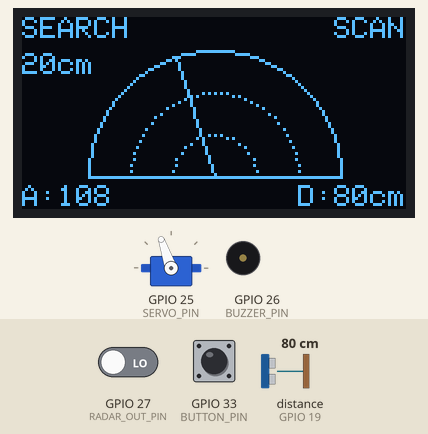
Simulated run of this program. Board: ESP32. On the bench: servo, 128×64 one-colour display, buzzer (waves = sounding, pin HIGH). Wiring (inferred from the names in the program): ultrasonic range finder: trigger GPIO 18; echo GPIO 19. The inputs (shaded band) are chosen by the test bench; at power-on: distance to the obstacle (sensor on GPIO 19) 80 cm, GPIO 33 (BUTTON_PIN) HIGH, GPIO 27 (RADAR_OUT_PIN) LOW. The echo pulse lasts 58.3 µs per cm; servo pulses on a pin are drawn as a servo (544–2400 µs = 0–180°); pins used as bus, display or sensor lines are not drawn.

Above: at 3.6 s.
3.7 s: distance to the obstacle (sensor on GPIO 19) set to 2 cm
At 4.34 s:
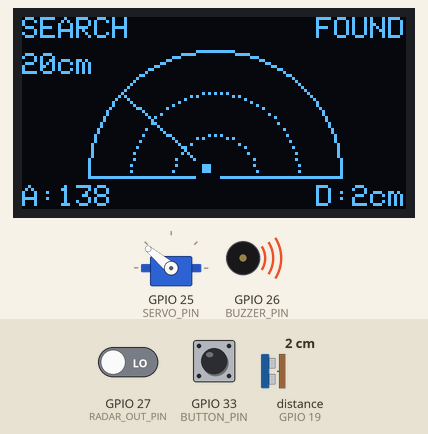
5.4 s: GPIO 33 (BUTTON_PIN) pulled LOW for 0.15 s
6.1 s: GPIO 33 (BUTTON_PIN) pulled LOW for 1 s
At 6.8 s:
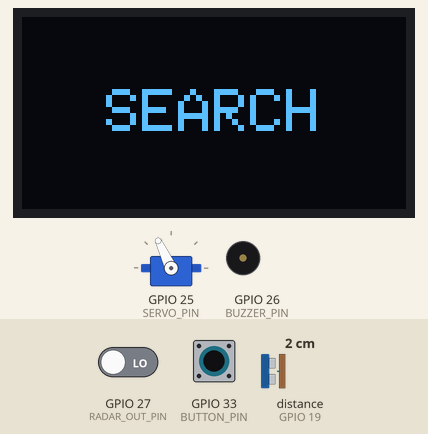
7.7 s: distance to the obstacle (sensor on GPIO 19) set to 35 cm
At 9.26 s:
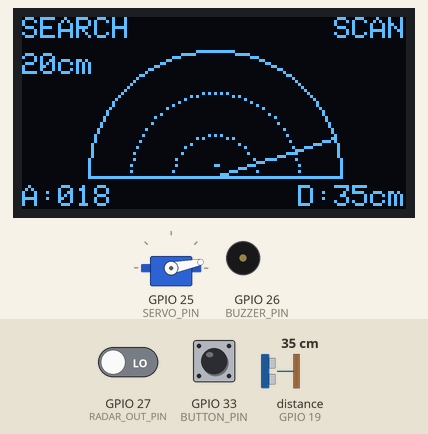
9.8 s: GPIO 33 (BUTTON_PIN) pulled LOW for 0.15 s
10.5 s: GPIO 27 (RADAR_OUT_PIN) driven HIGH
At 11.4 s:
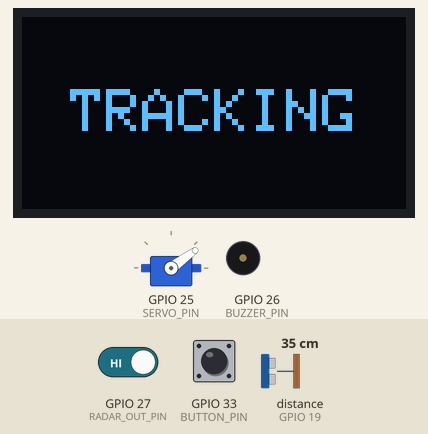
Timing chart, 0 to 14.2 s (numbered marks = the images above; inputs shaded):
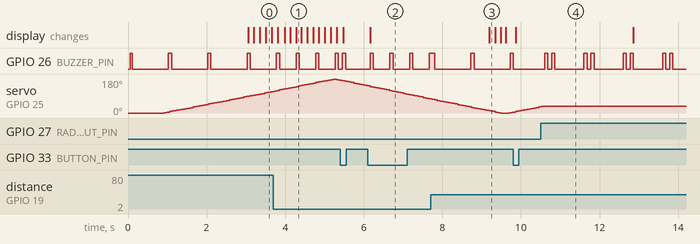

The program:

main.cpp
```cpp
#include <Arduino.h>
#include <Wire.h>
#include <Adafruit_GFX.h>
#include <Adafruit_SSD1306.h>
#include "Config.h"
#include "RadarController.h"
#include "RadarScope.h"

namespace {
Radar::Controller controller;
RadarScope::History scopeHistory;
Radar::ButtonDebouncer button;
Adafruit_SSD1306 display(128, 64, &Wire, -1);
bool displayReady = false;

portMUX_TYPE interruptMux = portMUX_INITIALIZER_UNLOCKED;
volatile bool buttonEdge = false;
volatile bool echoArmed = false;
volatile bool echoRisen = false;
volatile bool echoComplete = false;
volatile uint32_t echoRiseUs = 0;
volatile uint32_t echoWidthUs = 0;

bool pingInFlight = false;
uint32_t pingStartedUs = 0;
uint32_t lastPingMs = 0;
int pingAngle = 0;
int servoAngle = Config::SERVO_HOME_DEG;
uint32_t servoMovedAt = 0;
uint32_t servoSettleMs = Config::SERVO_HOME_SETTLE_MS;
bool radarRaw = false;
bool radarStable = false;
uint32_t radarChangedAt = 0;
uint32_t splashStartedAt = 0;
bool splashActive = true;
bool displayDirty = true;
uint32_t lastDisplayAt = 0;
Radar::Sound sound = Radar::Sound::Normal;
uint32_t soundStartedAt = 0;
bool buzzerHigh = false;

void IRAM_ATTR onButtonInterrupt() {
    portENTER_CRITICAL_ISR(&interruptMux);
    buttonEdge = true;
    portEXIT_CRITICAL_ISR(&interruptMux);
}

void IRAM_ATTR onEchoInterrupt() {
    const uint32_t now = micros();
    const bool high = digitalRead(Config::ECHO_PIN) == HIGH;
    portENTER_CRITICAL_ISR(&interruptMux);
    if (echoArmed) {
        if (high && !echoRisen) {
            echoRiseUs = now;
            echoRisen = true;
        } else if (!high && echoRisen) {
            echoWidthUs = uint32_t(now - echoRiseUs);
            echoComplete = true;
            echoArmed = false;
        }
    }
    portEXIT_CRITICAL_ISR(&interruptMux);
}

void cancelPing() {
    portENTER_CRITICAL(&interruptMux);
    echoArmed = false;
    echoRisen = false;
    echoComplete = false;
    portEXIT_CRITICAL(&interruptMux);
    pingInFlight = false;
}

void writeServoAngle(int angle) {
    const uint32_t pulseUs = Config::SERVO_MIN_US +
                             (Config::SERVO_MAX_US - Config::SERVO_MIN_US) * uint32_t(angle) / 180U;
    const uint32_t duty = uint32_t((uint64_t(pulseUs) * 65535U) / 20000U);
    ledcWrite(Config::SERVO_PWM_CHANNEL, duty);
}

void synchronizeServo(uint32_t now) {
    const int next = controller.angle();
    if (next == servoAngle) return;
    cancelPing();
    const int delta = abs(next - servoAngle);
    servoAngle = next;
    writeServoAngle(next);
    servoMovedAt = now;
    servoSettleMs = Config::SERVO_SETTLE_BASE_MS +
                    uint32_t(delta) * Config::SERVO_SETTLE_PER_DEG_MS;
}

void setMode(Radar::Mode mode, uint32_t now) {
    cancelPing();
    controller.setMode(mode);
    scopeHistory.clear();
    radarRaw = radarStable = false;
    radarChangedAt = now;
    splashStartedAt = now;
    splashActive = true;
    displayDirty = true;
}

void handleModeButton(uint32_t now) {
    portENTER_CRITICAL(&interruptMux);
    const bool edge = buttonEdge;
    buttonEdge = false;
    portEXIT_CRITICAL(&interruptMux);
    if (button.update(now, digitalRead(Config::BUTTON_PIN) == LOW, edge)) {
        setMode(controller.mode() == Radar::Mode::Search ? Radar::Mode::Tracking
                                                         : Radar::Mode::Search,
                now);
    }
}

void updateRadarSensor(uint32_t now) {
    if (controller.mode() == Radar::Mode::Search) {
        controller.setRadarPresence(false);
        return;
    }
    const bool reading = digitalRead(Config::RADAR_OUT_PIN) == HIGH;
    if (reading != radarRaw) {
        radarRaw = reading;
        radarChangedAt = now;
    }
    if (uint32_t(now - radarChangedAt) >= Config::RADAR_DEBOUNCE_MS) radarStable = radarRaw;
    controller.setRadarPresence(radarStable);
}

void acceptDistance(float cm, int measuredAngle, uint32_t now) {
    controller.onDistance(cm);
    scopeHistory.record(controller.mode(), controller.state(), controller.radarPresence(),
                        measuredAngle, cm, now);
}

void startPing(uint32_t now) {
    if (digitalRead(Config::ECHO_PIN) == HIGH) {
        lastPingMs = now;
        acceptDistance(NAN, servoAngle, now);
        return;
    }
    portENTER_CRITICAL(&interruptMux);
    echoRisen = false;
    echoComplete = false;
    echoArmed = true;
    portEXIT_CRITICAL(&interruptMux);
    pingAngle = servoAngle;
    lastPingMs = now;
    pingStartedUs = micros();
    pingInFlight = true;
    digitalWrite(Config::TRIG_PIN, HIGH);
    delayMicroseconds(12);
    digitalWrite(Config::TRIG_PIN, LOW);
}

void updateUltrasonic(uint32_t now) {
    if (pingInFlight) {
        const bool expired = uint32_t(micros() - pingStartedUs) >= Config::ECHO_TIMEOUT_US;
        portENTER_CRITICAL(&interruptMux);
        const bool complete = echoComplete;
        const uint32_t width = echoWidthUs;
        const uint32_t rise = echoRiseUs;
        if (complete || expired) {
            echoArmed = false;
            echoComplete = false;
        }
        portEXIT_CRITICAL(&interruptMux);
        if (complete || expired) {
            pingInFlight = false;
            const float cm = complete && width > 0 &&
                                     uint32_t(rise + width - pingStartedUs) <= Config::ECHO_TIMEOUT_US
                                 ? float(width) / 58.0f
                                 : NAN;
            if (pingAngle == servoAngle) {
                acceptDistance(cm, pingAngle, now);
            }
        }
        return;
    }
    if (uint32_t(now - servoMovedAt) >= servoSettleMs &&
        uint32_t(now - lastPingMs) >= Config::PING_INTERVAL_MS)
        startPing(now);
}

void setBuzzerOutput(bool on) {
    if (on == buzzerHigh) return;
    buzzerHigh = on;
    if (Config::ACTIVE_BUZZER) {
        digitalWrite(Config::BUZZER_PIN, (on == Config::BUZZER_ACTIVE_HIGH) ? HIGH : LOW);
    } else {
        ledcWriteTone(Config::BUZZER_PWM_CHANNEL, on ? Config::BUZZER_FREQUENCY_HZ : 0);
    }
}

void updateBuzzer(uint32_t now) {
    const Radar::Sound next = controller.sound();
    if (next != sound) {
        sound = next;
        soundStartedAt = now;
    }
    setBuzzerOutput(Radar::buzzerOn(sound, uint32_t(now - soundStartedAt)));
}

void showModeSplash() {
    display.clearDisplay();
    display.setTextColor(SSD1306_WHITE);
    display.setTextSize(2);
    const char *title = controller.mode() == Radar::Mode::Search ? "SEARCH" : "TRACKING";
    const int width = int(strlen(title)) * 12;
    display.setCursor((128 - width) / 2, 24);
    display.print(title);
    display.display();
}

void updateDisplay(uint32_t now) {
    if (!displayReady || pingInFlight) return;
    if (splashActive) {
        if (uint32_t(now - splashStartedAt) < Config::SPLASH_MS) {
            if (displayDirty) {
                showModeSplash();
                displayDirty = false;
            }
            return;
        }
        splashActive = false;
        displayDirty = true;
    }
    if (!displayDirty && uint32_t(now - lastDisplayAt) < Config::DISPLAY_INTERVAL_MS) return;
    lastDisplayAt = now;
    displayDirty = false;
    RadarScope::draw(display, controller, scopeHistory, servoAngle, now);
    display.display();
}

void initializeDisplay() {
    if (!Wire.begin(Config::OLED_SDA_PIN, Config::OLED_SCL_PIN, 400000)) return;
    Wire.setTimeOut(20);
    const uint8_t addresses[] = {Config::OLED_ADDRESS, 0x3D};
    for (uint8_t address : addresses) {
        Wire.beginTransmission(address);
        if (Wire.endTransmission() != 0) continue;
        displayReady = display.begin(SSD1306_SWITCHCAPVCC, address, false, false);
        if (displayReady) {
            display.setTextWrap(false);
            return;
        }
    }
}

}

void setup() {

    pinMode(Config::TRIG_PIN, OUTPUT);
    digitalWrite(Config::TRIG_PIN, LOW);
    pinMode(Config::ECHO_PIN, INPUT);
    pinMode(Config::RADAR_OUT_PIN, INPUT_PULLDOWN);
    pinMode(Config::BUTTON_PIN, INPUT_PULLUP);
    pinMode(Config::BUZZER_PIN, OUTPUT);
    digitalWrite(Config::BUZZER_PIN, Config::BUZZER_ACTIVE_HIGH ? LOW : HIGH);

    if (!Config::ACTIVE_BUZZER) {
        ledcSetup(Config::BUZZER_PWM_CHANNEL, Config::BUZZER_FREQUENCY_HZ, 8);
        ledcAttachPin(Config::BUZZER_PIN, Config::BUZZER_PWM_CHANNEL);
        ledcWrite(Config::BUZZER_PWM_CHANNEL, 0);
    }

    ledcSetup(Config::SERVO_PWM_CHANNEL, 50, 16);
    ledcAttachPin(Config::SERVO_PIN, Config::SERVO_PWM_CHANNEL);
    controller.begin();
    servoAngle = controller.angle();
    writeServoAngle(servoAngle);

    attachInterrupt(digitalPinToInterrupt(Config::ECHO_PIN), onEchoInterrupt, CHANGE);
    attachInterrupt(digitalPinToInterrupt(Config::BUTTON_PIN), onButtonInterrupt, FALLING);

    initializeDisplay();
    const uint32_t now = millis();
    servoMovedAt = now;
    servoSettleMs = Config::SERVO_HOME_SETTLE_MS;
    splashStartedAt = soundStartedAt = now;
    lastPingMs = now;

    updateDisplay(now);
}

void loop() {
    const uint32_t now = millis();
    handleModeButton(now);
    updateRadarSensor(now);
    updateUltrasonic(now);
    synchronizeServo(now);
    updateBuzzer(now);
    updateDisplay(now);

    if (!pingInFlight) delay(1);
}
```

RadarController.h
```cpp
#pragma once
#include <math.h>
#include <stdint.h>
#include "Config.h"

namespace Radar {
enum class Mode { Search, Tracking };
enum class State { Scan, Track, Waiting };
enum class Sound { Normal, Found, Waiting };

inline bool validDistance(float cm) {
    return isfinite(cm) && cm >= Config::MIN_VALID_CM && cm <= Config::MAX_VALID_CM;
}
inline bool detected(float cm) {
    return validDistance(cm) && cm <= Config::DETECT_CM;
}
inline int clampAngle(int angle) {
    if (angle < Config::SERVO_MIN_DEG) return Config::SERVO_MIN_DEG;
    if (angle > Config::SERVO_MAX_DEG) return Config::SERVO_MAX_DEG;
    return angle;
}
inline bool buzzerOn(Sound sound, uint32_t elapsedMs) {
    const uint32_t period = sound == Sound::Found ? Config::FOUND_BEEP_PERIOD_MS
                                                  : Config::NORMAL_BEEP_PERIOD_MS;
    const uint32_t phase = elapsedMs % period;
    return phase < Config::BEEP_MS ||
           (sound == Sound::Waiting && phase >= Config::DOUBLE_BEEP_SECOND_MS &&
            phase < Config::DOUBLE_BEEP_SECOND_MS + Config::BEEP_MS);
}

class ButtonDebouncer {
public:
    bool update(uint32_t now, bool pressed, bool edge) {
        if (edge) edgeSeen_ = true;
        if (pressed != raw_) {
            raw_ = pressed;
            changedAt_ = now;
        }
        if (uint32_t(now - changedAt_) < Config::BUTTON_DEBOUNCE_MS) return false;
        if (!pressed) {
            armed_ = true;
            edgeSeen_ = false;
            return false;
        }
        if (armed_ && edgeSeen_) {
            armed_ = false;
            edgeSeen_ = false;
            return true;
        }
        return false;
    }
private:
    bool raw_ = false;
    bool armed_ = true;
    bool edgeSeen_ = false;
    uint32_t changedAt_ = 0;
};

class Controller {
public:
    void begin() {
        angle_ = Config::SERVO_HOME_DEG;
        direction_ = 1;
        setMode(Mode::Search);
    }
    void setMode(Mode mode) {
        mode_ = mode;
        state_ = State::Scan;
        radar_ = false;
        ultrasonicFound_ = false;
        distance_ = NAN;
        phase_ = Probe::Left;
        left_ = right_ = NAN;
        center_ = angle_;
        missedProbeCycles_ = 0;
    }
    void setRadarPresence(bool presence) {
        radar_ = mode_ == Mode::Tracking && presence;
        if (mode_ == Mode::Tracking && !radar_ && state_ != State::Scan) {
            state_ = State::Scan;
            left_ = right_ = NAN;
            missedProbeCycles_ = 0;
        }
    }
    void onDistance(float cm) {
        distance_ = validDistance(cm) ? cm : NAN;
        ultrasonicFound_ = detected(cm);
        if (mode_ == Mode::Search || !radar_) {
            state_ = State::Scan;
            advanceScan();
            return;
        }
        if (state_ != State::Track) {
            if (ultrasonicFound_) {
                state_ = State::Track;
                center_ = angle_;
                missedProbeCycles_ = 0;
                startProbe();
            } else {
                state_ = State::Waiting;
            }
            return;
        }
        if (phase_ == Probe::Left) {
            left_ = distance_;
            phase_ = Probe::Right;
            angle_ = clampAngle(center_ + trackingProbeDegrees());
        } else if (phase_ == Probe::Right) {
            right_ = distance_;
            phase_ = Probe::Center;
            angle_ = center_;
        } else {
            finishProbe(distance_);
        }
    }
    Mode mode() const { return mode_; }
    State state() const { return state_; }
    int angle() const { return angle_; }
    int trackingCenter() const { return center_; }
    unsigned trackingMissCycles() const { return missedProbeCycles_; }
    int trackingProbeDegrees() const {
        const int radius = Config::TRACK_PROBE_DEG +
                           int(missedProbeCycles_) * Config::TRACK_RECOVERY_EXPAND_DEG;
        return radius > Config::TRACK_RECOVERY_MAX_DEG ? Config::TRACK_RECOVERY_MAX_DEG : radius;
    }
    float distance() const { return distance_; }
    bool radarPresence() const { return radar_; }
    bool targetFound() const {
        return mode_ == Mode::Search ? ultrasonicFound_ : state_ == State::Track;
    }
    Sound sound() const {
        if (mode_ == Mode::Tracking && state_ == State::Waiting) return Sound::Waiting;
        return targetFound() ? Sound::Found : Sound::Normal;
    }
private:
    enum class Probe { Left, Right, Center };
    void advanceScan() {
        if (angle_ >= Config::SERVO_MAX_DEG) direction_ = -1;
        else if (angle_ <= Config::SERVO_MIN_DEG) direction_ = 1;
        angle_ = clampAngle(angle_ + direction_ * Config::SCAN_STEP_DEG);
    }
    void startProbe() {
        left_ = right_ = NAN;
        phase_ = Probe::Left;
        angle_ = clampAngle(center_ - trackingProbeDegrees());
    }
    void finishProbe(float centerDistance) {
        const bool centerFound = detected(centerDistance);
        float best = centerFound ? centerDistance : INFINITY;
        int bestAngle = center_;
        if (detected(left_) && left_ + Config::TRACK_IMPROVEMENT_CM < best) {
            best = left_;
            bestAngle = clampAngle(center_ - trackingProbeDegrees());
        }
        if (detected(right_) && right_ + Config::TRACK_IMPROVEMENT_CM < best) {
            best = right_;
            bestAngle = clampAngle(center_ + trackingProbeDegrees());
        }
        if (!isfinite(best)) {
            ++missedProbeCycles_;
            if (missedProbeCycles_ < Config::TRACK_LOST_PROBE_CYCLES) {
                startProbe();
            } else {
                state_ = State::Waiting;
                angle_ = center_;
            }
            return;
        }
        missedProbeCycles_ = 0;
        int offset = bestAngle - center_;
        if (centerFound) {
            if (offset > Config::TRACK_STEP_DEG) offset = Config::TRACK_STEP_DEG;
            if (offset < -Config::TRACK_STEP_DEG) offset = -Config::TRACK_STEP_DEG;
        }
        center_ = clampAngle(center_ + offset);
        startProbe();
    }
    Mode mode_ = Mode::Search;
    State state_ = State::Scan;
    Probe phase_ = Probe::Left;
    int angle_ = Config::SERVO_HOME_DEG;
    int direction_ = 1;
    int center_ = Config::SERVO_HOME_DEG;
    unsigned missedProbeCycles_ = 0;
    bool radar_ = false;
    bool ultrasonicFound_ = false;
    float distance_ = NAN;
    float left_ = NAN;
    float right_ = NAN;
};
}
```

Source omitted: RadarScope.h (6092 bytes), Config.h (2839 bytes)

Measured:
- after the input at 3.7 s, GPIO 26 (BUZZER_PIN): alternates HIGH for 0.08 s and LOW for 0.42 s, starting after 0.08 s; the display: first changes after 0.11 s (image 1 shows a later state)
- after the input at 6.1 s, GPIO 26 (BUZZER_PIN): alternates HIGH for 0.08 s and LOW for 0.42 s, starting after 0.06 s; the display: changes after 0.06 s (image 2)
- after the input at 7.7 s, GPIO 26 (BUZZER_PIN): alternates HIGH for 0.08 s and LOW for 0.92 s, starting after 0.11 s; the display: changes after 1.5 s (image 3)
- after the input at 10.5 s, servo on GPIO 25 (SERVO_PIN): goes on until 10.5 s, then stays 36°
- by itself, GPIO 26 (BUZZER_PIN): alternates HIGH for 0.08 s and LOW for 0.92 s
